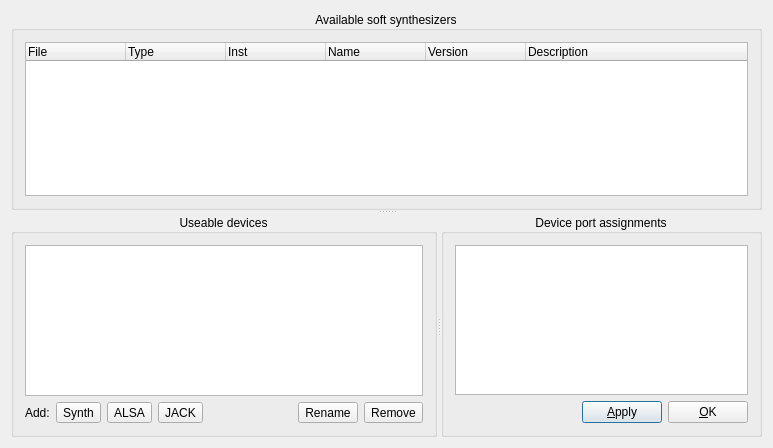
<?xml version="1.0" encoding="UTF-8"?>
<ui version="4.0">
 <class>SynthConfigBase</class>
 <widget class="QDialog" name="SynthConfigBase">
  <property name="geometry">
   <rect>
    <x>0</x>
    <y>0</y>
    <width>773</width>
    <height>448</height>
   </rect>
  </property>
  <property name="windowTitle">
   <string>Configure midi devices, midi ports, and synthesizers</string>
  </property>
  <layout class="QGridLayout" name="gridLayout">
   <item row="0" column="0">
    <widget class="MusEGui::Splitter" name="VSplitter">
     <property name="orientation">
      <enum>Qt::Vertical</enum>
     </property>
     <widget class="QGroupBox" name="GroupBox2">
      <property name="title">
       <string>Available soft synthesizers</string>
      </property>
      <property name="alignment">
       <set>Qt::AlignCenter</set>
      </property>
      <layout class="QGridLayout">
       <item row="0" column="0">
        <widget class="QTreeWidget" name="synthList">
         <property name="toolTip">
          <string>List of available software synthesizers</string>
         </property>
         <property name="indentation">
          <number>0</number>
         </property>
         <property name="allColumnsShowFocus">
          <bool>true</bool>
         </property>
         <column>
          <property name="text">
           <string>File</string>
          </property>
         </column>
         <column>
          <property name="text">
           <string>Type</string>
          </property>
         </column>
         <column>
          <property name="text">
           <string>Inst</string>
          </property>
         </column>
         <column>
          <property name="text">
           <string>Name</string>
          </property>
         </column>
         <column>
          <property name="text">
           <string>Version</string>
          </property>
         </column>
         <column>
          <property name="text">
           <string>Description</string>
          </property>
         </column>
        </widget>
       </item>
      </layout>
     </widget>
     <widget class="MusEGui::Splitter" name="HSplitter">
      <property name="orientation">
       <enum>Qt::Horizontal</enum>
      </property>
      <widget class="QGroupBox" name="GroupBox3">
       <property name="sizePolicy">
        <sizepolicy hsizetype="Preferred" vsizetype="Preferred">
         <horstretch>0</horstretch>
         <verstretch>0</verstretch>
        </sizepolicy>
       </property>
       <property name="title">
        <string>Useable devices</string>
       </property>
       <property name="alignment">
        <set>Qt::AlignCenter</set>
       </property>
       <layout class="QVBoxLayout" name="verticalLayout">
        <item>
         <widget class="QTableWidget" name="instanceList">
          <property name="sizePolicy">
           <sizepolicy hsizetype="Expanding" vsizetype="Expanding">
            <horstretch>0</horstretch>
            <verstretch>0</verstretch>
           </sizepolicy>
          </property>
          <property name="selectionMode">
           <enum>QAbstractItemView::ExtendedSelection</enum>
          </property>
          <property name="selectionBehavior">
           <enum>QAbstractItemView::SelectRows</enum>
          </property>
          <attribute name="horizontalHeaderHighlightSections">
           <bool>false</bool>
          </attribute>
          <attribute name="verticalHeaderVisible">
           <bool>false</bool>
          </attribute>
          <attribute name="verticalHeaderDefaultSectionSize">
           <number>20</number>
          </attribute>
          <attribute name="verticalHeaderHighlightSections">
           <bool>false</bool>
          </attribute>
         </widget>
        </item>
        <item>
         <layout class="QHBoxLayout" name="horizontalLayout">
          <item>
           <widget class="QLabel" name="label">
            <property name="text">
             <string>Add:</string>
            </property>
           </widget>
          </item>
          <item>
           <widget class="QToolButton" name="addSynthDevice">
            <property name="text">
             <string>Synth</string>
            </property>
           </widget>
          </item>
          <item>
           <widget class="QToolButton" name="addALSADevice">
            <property name="enabled">
             <bool>true</bool>
            </property>
            <property name="text">
             <string>ALSA</string>
            </property>
            <property name="checkable">
             <bool>true</bool>
            </property>
            <property name="checked">
             <bool>false</bool>
            </property>
           </widget>
          </item>
          <item>
           <widget class="QToolButton" name="addJACKDevice">
            <property name="text">
             <string>JACK</string>
            </property>
           </widget>
          </item>
          <item>
           <spacer name="horizontalSpacer_2">
            <property name="orientation">
             <enum>Qt::Horizontal</enum>
            </property>
            <property name="sizeHint" stdset="0">
             <size>
              <width>40</width>
              <height>20</height>
             </size>
            </property>
           </spacer>
          </item>
          <item>
           <widget class="QToolButton" name="renameDevice">
            <property name="text">
             <string>Rename</string>
            </property>
           </widget>
          </item>
          <item>
           <widget class="QToolButton" name="removeDevice">
            <property name="text">
             <string>Remove</string>
            </property>
           </widget>
          </item>
         </layout>
        </item>
       </layout>
      </widget>
      <widget class="QGroupBox" name="groupBox10">
       <property name="sizePolicy">
        <sizepolicy hsizetype="Preferred" vsizetype="Preferred">
         <horstretch>0</horstretch>
         <verstretch>0</verstretch>
        </sizepolicy>
       </property>
       <property name="title">
        <string>Device port assignments</string>
       </property>
       <property name="alignment">
        <set>Qt::AlignCenter</set>
       </property>
       <layout class="QVBoxLayout" name="verticalLayout_2" stretch="0,0">
        <item>
         <widget class="QTableWidget" name="mdevView">
          <property name="sizePolicy">
           <sizepolicy hsizetype="Expanding" vsizetype="Expanding">
            <horstretch>0</horstretch>
            <verstretch>0</verstretch>
           </sizepolicy>
          </property>
          <property name="selectionMode">
           <enum>QAbstractItemView::SingleSelection</enum>
          </property>
          <property name="selectionBehavior">
           <enum>QAbstractItemView::SelectRows</enum>
          </property>
          <attribute name="verticalHeaderDefaultSectionSize">
           <number>20</number>
          </attribute>
         </widget>
        </item>
        <item>
         <layout class="QHBoxLayout" name="horizontalLayout_2">
          <item>
           <spacer name="horizontalSpacer">
            <property name="orientation">
             <enum>Qt::Horizontal</enum>
            </property>
            <property name="sizeHint" stdset="0">
             <size>
              <width>40</width>
              <height>20</height>
             </size>
            </property>
           </spacer>
          </item>
          <item>
           <widget class="QPushButton" name="applyButton">
            <property name="text">
             <string>&amp;Apply</string>
            </property>
           </widget>
          </item>
          <item>
           <widget class="QPushButton" name="okButton">
            <property name="text">
             <string>&amp;OK</string>
            </property>
           </widget>
          </item>
         </layout>
        </item>
       </layout>
      </widget>
     </widget>
    </widget>
   </item>
  </layout>
 </widget>
 <layoutdefault spacing="6" margin="11"/>
 <customwidgets>
  <customwidget>
   <class>MusEGui::Splitter</class>
   <extends>QSplitter</extends>
   <header>splitter.h</header>
   <container>1</container>
  </customwidget>
 </customwidgets>
 <resources/>
 <connections/>
</ui>
